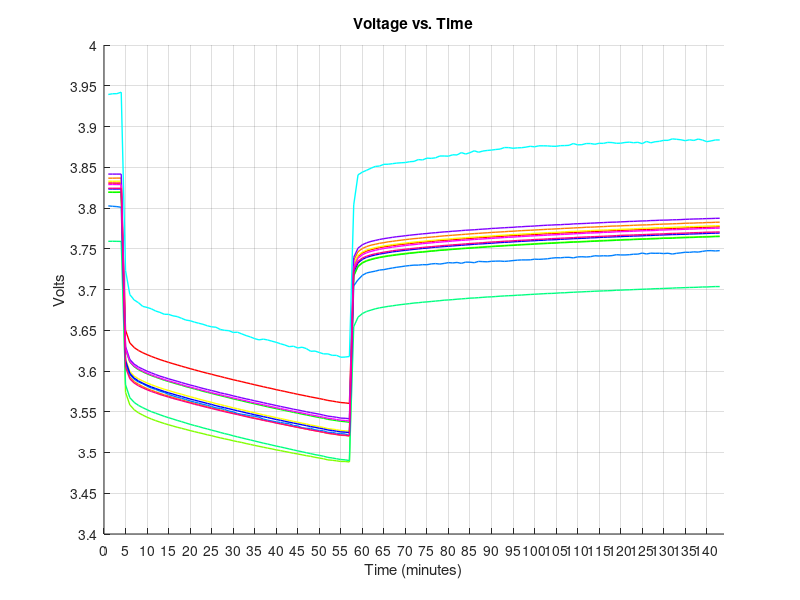
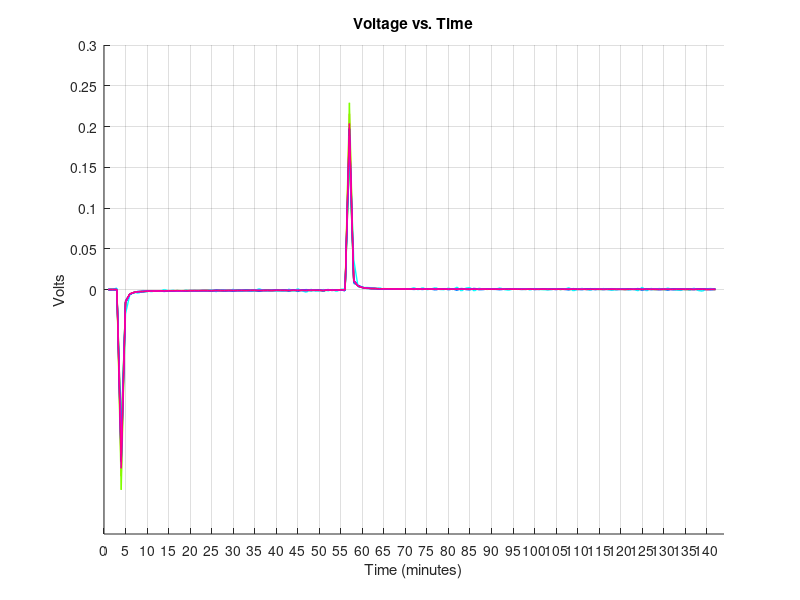

Write the MATLAB code that produced these figures, in order.
load('Cell_values.mat')
Cell_values = Cell_values(:,:);


Battery_data = cell(12,1);
for Ci = 0:11
    current_index = Cell_values(:,1) == Ci;
    
    Battery_data{Ci+1,2} = Cell_values(current_index,:);
    
    text = sprintf('Cell %0.0f data',Ci+1);
    
    Battery_data{Ci+1,1} = text;
    
end



clearvars text Ci current_index

%subplot(3,1,1)
% for c = 0:11
%     plot(Battery_data{c+1,2}(:,2),'r','LineWidth',1)
% end

hold on 
cmap = hsv(12);
for c = 1:12
    plot(Battery_data{c,2}(:,2),'Color',cmap(c,:),'LineWidth',1)
end
hold off
title('Voltage vs. Time');
xlabel('Time (minutes)');
ylabel('Volts');
xlim([0,144]);
xticks(0:5:144);
yticks(0:0.05:10);
grid on

figure()
hold on 
cmap = hsv(12);
for c = 1:12
    plot(diff(Battery_data{c,2}(:,2)),'Color',cmap(c,:),'LineWidth',1)
end
hold off
title('Voltage vs. Time');
xlabel('Time (minutes)');
ylabel('Volts');
xlim([0,144]);
xticks(0:5:144);
yticks(0:0.05:10);
grid on

